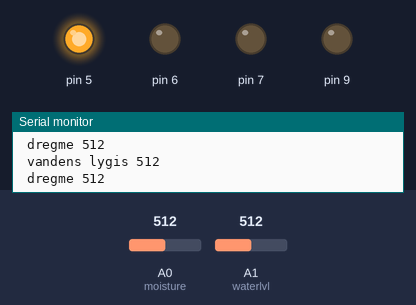
Recording of a sketch running on a simulated Arduino Uno, built with avr-gcc and run on an emulated ATmega328P. Shown: output pins drawn as LEDs (lit = HIGH), the last lines printed to the serial monitor. The inputs (shaded band) are chosen by the test bench; at power-on: A1 (waterlvl) = 512, A0 (moisture) = 512.

Above: at 1.2 s.
1.3 s: A1 (waterlvl) set to 408
4.3 s: A1 (waterlvl) set to 383
At 4.61 s:
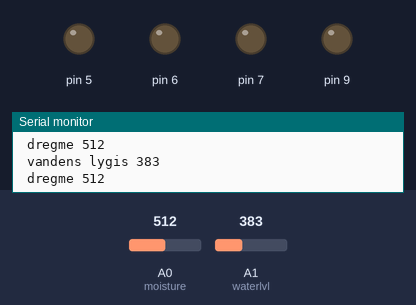
At 5.6 s:
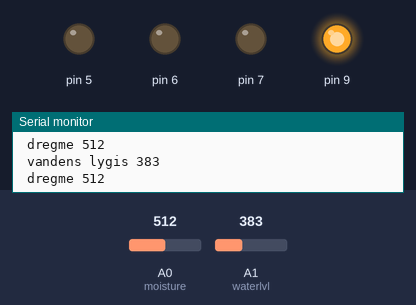
Timing chart, 0 to 13.3 s (numbered marks = the images above; inputs shaded):
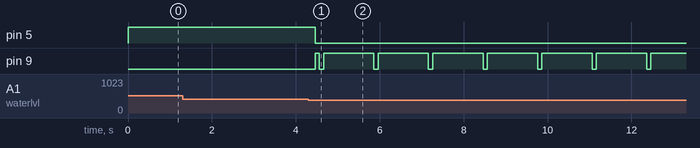

Measured:
- the behaviour switches between 400 and 399 on A1 (waterlvl) (found by bisection; images 0 and 1)
- after the input at 4.3 s, pin 5: HIGH → LOW after 0.16 s; pin 9: LOW → HIGH after 0.16 s, then repeats every 1.3 s: LOW 0.10 s, HIGH 1.2 s

The sketch:

GreenPump_MIK.ino
```cpp
int waterlvl = 1, var1; //vandens lygio matuoklis
int moisture = 0, var0; //vandens lygio matuoklis dirvoje
void setup() {
  pinMode(6, OUTPUT); //
  pinMode(7, OUTPUT); //
  pinMode(9, OUTPUT); //
  pinMode(5, OUTPUT);
  Serial.begin(9600); //
}
void loop() {
  var1 = analogRead(waterlvl); //nuskaito vandens lygi
  if (var1 < 400) //jei vandens lygis maziau uz 1000 tai
  {
    Serial.print(" vandens lygis ");
    Serial.println(var1);
    Serial.print(" dregme ");
    Serial.println(var0);
    delay(100);
    digitalWrite(6,LOW);
    digitalWrite(7,LOW);
    digitalWrite(9,LOW);
    digitalWrite(5,LOW);
    digitalWrite(9,HIGH);
    delay(100);
    digitalWrite(9,LOW);
    delay(100);
    digitalWrite(9,HIGH);
    delay(1000);
  }
  else if (var1 > 400) //jei vandens lygis daugiau uz 1000 tai
  {
    digitalWrite(9,LOW);
    var0 = analogRead(moisture);
    Serial.print(" vandens lygis ");
    Serial.println(var1);
    Serial.print(" dregme ");
    Serial.println(var0);
    if (var0 < 900)
  {
      digitalWrite(6,LOW);
      digitalWrite(7,LOW);
      digitalWrite(5,HIGH);
  }
  else if (var0 > 900) {
    digitalWrite(6,HIGH);
    digitalWrite(7,HIGH);
    digitalWrite(5,LOW);
  }

  }
}
```
